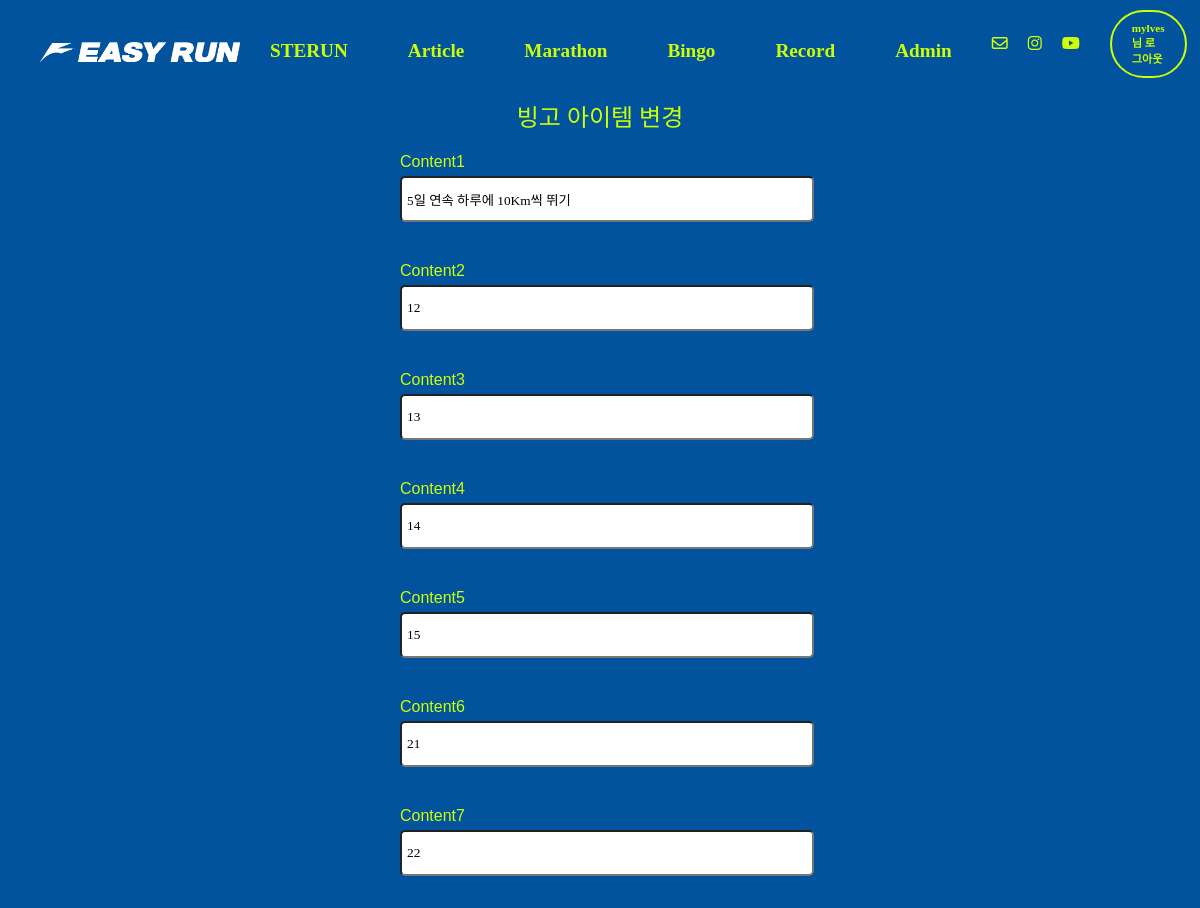
Page /bingo/bingoupdate/1 (signed in, upper part) on the earlier database version.
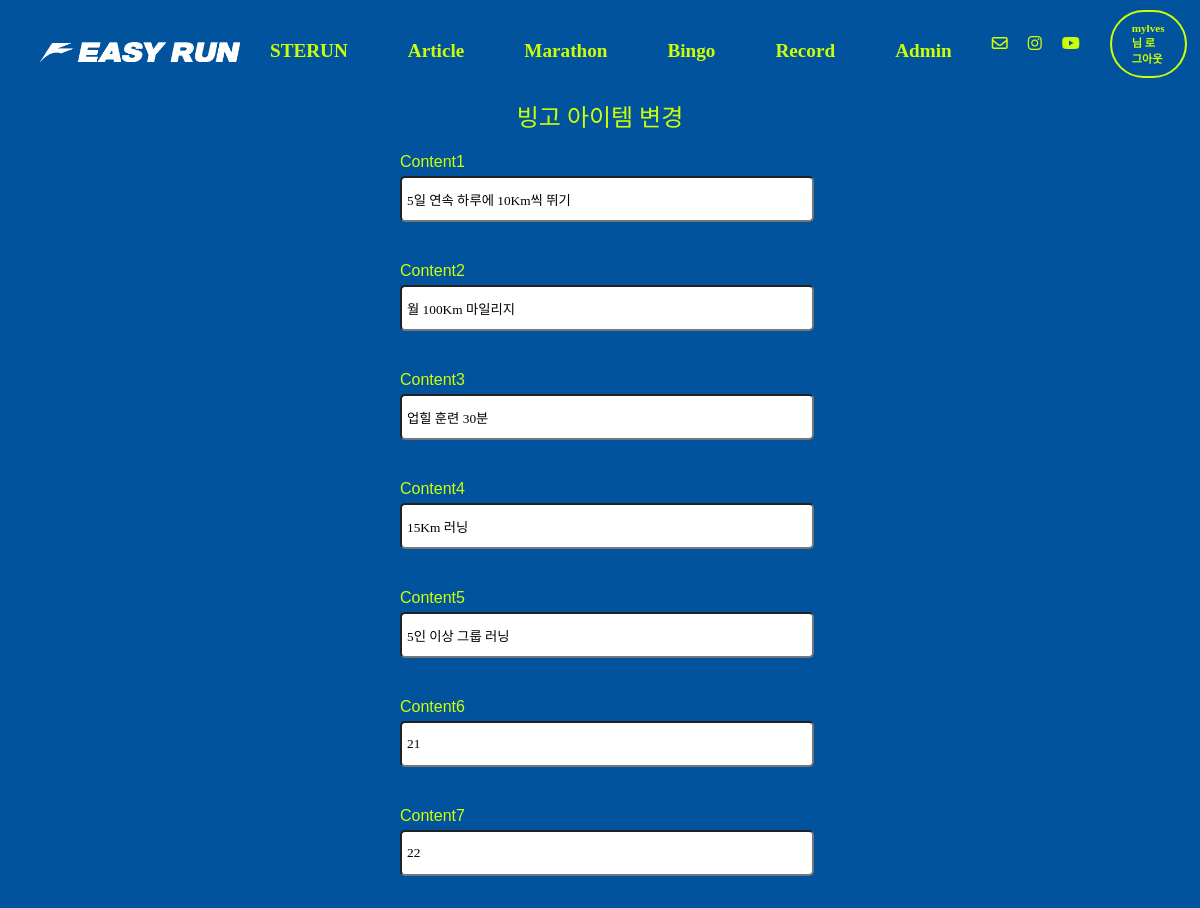
Same page on the later database version.
### bingo/models.py (models this page shows, shortened)
class BingoItem(models.Model):
    item_id = models.IntegerField(primary_key=True)
    content = models.CharField(max_length=100, blank=False, null=False)
    row = models.IntegerField(null=False, blank=False)
    col = models.IntegerField(null=False, blank=False)

### bingo/views.py (the view)
# urls.py: path("bingoupdate/<str:pk>", views.bingoupdate, name="bingoupdate"),
def bingoupdate(request,pk):
    bingoitem = BingoItem.objects.all()
    cnt_items = bingoitem.count()
    return render(request, "bingo_res.html", {"bingoitem":bingoitem, "cnt_items":cnt_items})

### templates/bingo_res.html (shortened to what this page needs)
{% extends "base.html" %}
{% load static %}
{% block content %}
  {% if user.is_authenticated %}
    <body class="mainbg">
      <div class="run-submit-title">
        빙고 아이템 변경
      </div>
      <div class="run-form-container">
        <form method="post" id="contactForm" class="run-sm-form" name="contactForm" action="{% url 'bingo:bingores' user.pk %}" enctype="multipart/form-data">
          {% for item in bingoitem %}
            <div class="form-control">
              <div class="form-label">Content{{ item.item_id }}
              </div><input class="run-input" id="content{{ item.item_id }}" name="content{{ item.item_id }}" value="{{ item.content }}" type="text" required=""/>
            </div>
          {% endfor %}
        </form>
      </div>
    </body>
  {% endif %}
{% endblock content %}

Differences in the rows shown:
changed BingoItem id 2: content "12" → "월 100Km 마일리지"
changed BingoItem id 3: content "13" → "업힐 훈련 30분"
changed BingoItem id 4: content "14" → "15Km 러닝"
changed BingoItem id 5: content "15" → "5인 이상 그룹 러닝"
